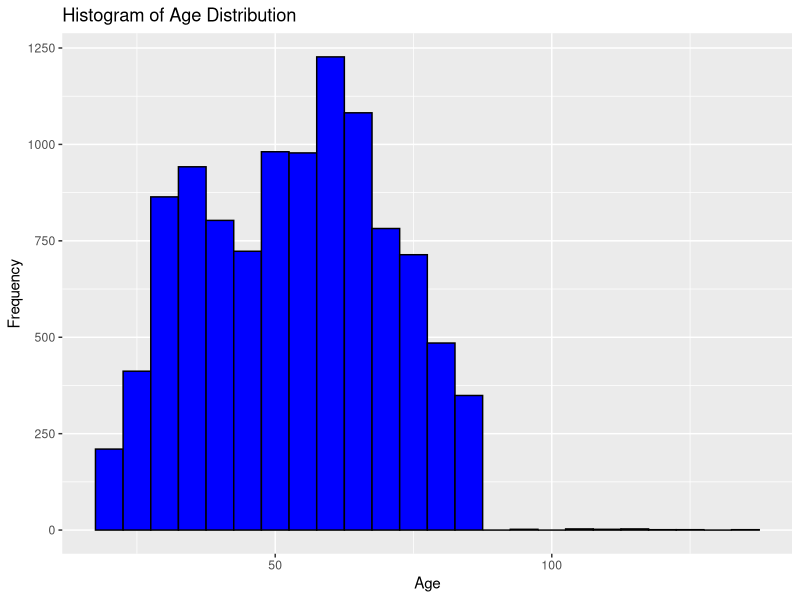
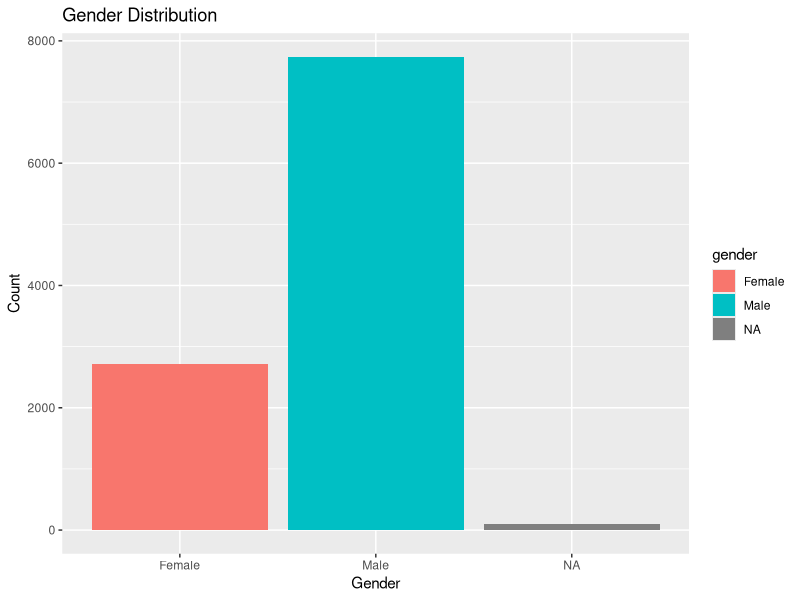
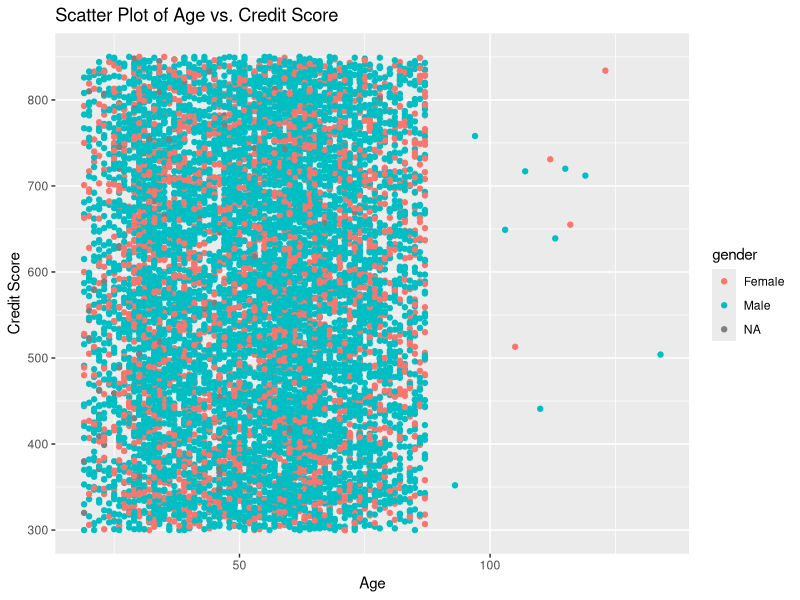
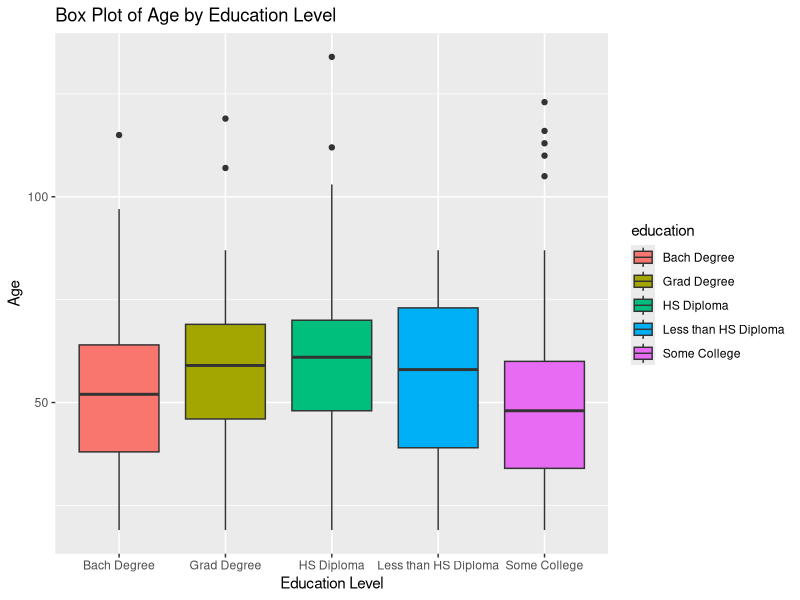

R code for these plots, in order:
## ---- chunk 1

# 1. Review the data table and look at the data types, distributions, values, etc.
# a. Detail any interesting patterns or issues you see.

# Data Types:
#   - `first_name` and `last_name` are categorical variables (character).
#   - `gender` is categorical (character), representing gender categories.
#   - `age` is a numeric variable representing the age of individuals.
#   - `education` is categorical, describing the education level.
#   - `marital_status` is categorical, indicating the marital status.
#   - `occupation_group` is categorical, representing the occupation group.
#   - `credit_score` is a numeric variable indicating the credit score.
#   - `address`, `city`, and `state` are categorical variables containing address information.
#   - `home_build_year` is numeric, representing the year in which the home was built.

# Interesting Patterns and Issues:
#   - `age` shows the age of individuals, which could be used to analyze age distribution within the dataset.
#   - `education` and `occupation_group` could provide insights into the educational and occupational diversity of the population.
#   - `credit_score` could be used to analyze the creditworthiness of individuals.
#   - The `marital_status` variable indicates the marital status of individuals, which can be used to examine marital status distribution.
#   - `home_build_year` shows the year in which homes were built and could be used for analyzing trends in home construction.

## ---- chunk 2

# 2. Perform any necessary data cleaning and/or transformations. This could include, but not limited to, missing data, outliers, generation of new variables, binning, etc.
# a. In addition to the code, explain in detail what you did and why you did it?
# b. Are you making any assumptions? If so, what are they?

# Load necessary libraries
library(dplyr)

# Read the demographic dataset
demographic_data <- read.csv("demographic.csv")

# 2. Perform Data Cleaning and Transformations

# a. Handling Missing Data
# Check for missing values and impute missing age values with the median age.
demographic_data <- demographic_data %>%
  mutate(age = ifelse(is.na(age), median(age, na.rm = TRUE), age))

# Explanation for a:
# Missing data in the 'age' column is handled by checking for missing values using 'is.na'.
# Missing values are imputed with the median age of the dataset.
# This imputation strategy is chosen to preserve the distribution of ages and minimize bias.

# b. Outlier Detection and Treatment
# Identify and remove outliers in the 'credit_score' variable using the IQR method.
Q1 <- quantile(demographic_data$credit_score, 0.25)
Q3 <- quantile(demographic_data$credit_score, 0.75)
IQR <- Q3 - Q1
lower_bound <- Q1 - 1.5 * IQR
upper_bound <- Q3 + 1.5 * IQR
demographic_data <- demographic_data %>%
  filter(credit_score >= lower_bound, credit_score <= upper_bound)

# Explanation for b:
# Outliers in the 'credit_score' variable are identified using the Interquartile Range (IQR) method.
# Lower and upper bounds are calculated based on the IQR.
# Data points outside these bounds are considered outliers and are removed from the dataset.
# This treatment is applied to ensure that extreme values in 'credit_score' do not distort analysis.

# View the cleaned and transformed dataset
head(demographic_data)
## ---- chunk 3

# 3. Summarize and/or aggregate the data table values in various ways with descriptive stats, counts, etc. over the entire dataset and by various groupings.
# a. Explain each summarization step and why you did it. What patterns are you seeing?

# a. Summarization Steps and Explanations

# Calculate descriptive statistics for numeric variables
numeric_summary <- demographic_data %>%
  select(age, credit_score, home_build_year) %>%
  summarise(
    Mean_Age = mean(age, na.rm = TRUE),
    Median_Age = median(age, na.rm = TRUE),
    SD_Age = sd(age, na.rm = TRUE),
    Max_Age = max(age, na.rm = TRUE),
    Min_Age = min(age, na.rm = TRUE),
    Mean_Credit_Score = mean(credit_score, na.rm = TRUE),
    Median_Credit_Score = median(credit_score, na.rm = TRUE),
    SD_Credit_Score = sd(credit_score, na.rm = TRUE),
    Max_Credit_Score = max(credit_score, na.rm = TRUE),
    Min_Credit_Score = min(credit_score, na.rm = TRUE),
    Mean_Home_Build_Year = mean(home_build_year, na.rm = TRUE),
    Median_Home_Build_Year = median(home_build_year, na.rm = TRUE),
    SD_Home_Build_Year = sd(home_build_year, na.rm = TRUE),
    Max_Home_Build_Year = max(home_build_year, na.rm = TRUE),
    Min_Home_Build_Year = min(home_build_year, na.rm = TRUE)
  )

# Explanation for a:
# - Descriptive statistics (mean, median, standard deviation, max, min) are calculated for numeric variables:
#   age, credit_score, and home_build_year.
# - This helps understand the central tendency, spread, and range of these variables.

# Count the number of individuals by gender
gender_counts <- demographic_data %>%
  group_by(gender) %>%
  summarise(Count = n())

# Explanation for a:
# - Gender counts are calculated to understand the distribution of individuals by gender.

# View the numeric summary and gender counts
numeric_summary
gender_counts

## ---- chunk 4
# 4. Leveraging the analyses in steps 1-3, create at least four different plots over variables you finding interesting to include univariate and multivariate (covariation) analyses. Make sure the plots are customized appropriately with labels, titles, colors, and themes.
# a. Explain each visual and why you chose to use this particular plot.
# b. Interpret what each plot is showing and what this could say about the demographics provided (e.g. trends such as age distribution or gender distribution).
# c. What overall patterns and/or trends do you see?
# d. How do the visuals add to your previous review and summarization?
# e. Do the visuals you provided tell a bigger story (when looked at together), i.e. do the individual plots coalesce into a larger narrative about the demographic data?

library(ggplot2)

# a. Explanation of Visuals and Why Chosen:

# Visual 1: Histogram of Age Distribution
# - A histogram is chosen to visualize the distribution of ages.
# - Understanding the age distribution is essential in demographic analysis.
ggplot(demographic_data, aes(x = age)) +
  geom_histogram(binwidth = 5, fill = "blue", color = "black") +
  labs(title = "Histogram of Age Distribution",
       x = "Age",
       y = "Frequency")

# Visual 2: Bar Plot of Gender Distribution
# - A bar plot is chosen to show the count of individuals by gender.
# - It provides a clear visual representation of gender distribution.
ggplot(gender_counts, aes(x = gender, y = Count, fill = gender)) +
  geom_bar(stat = "identity") +
  labs(title = "Gender Distribution",
       x = "Gender",
       y = "Count")

# Visual 3: Scatter Plot of Age vs. Credit Score
# - A scatter plot is used to visualize the relationship between age and credit score.
# - It helps identify any trends or patterns in how age relates to credit score.
ggplot(demographic_data, aes(x = age, y = credit_score, color = gender)) +
  geom_point() +
  labs(title = "Scatter Plot of Age vs. Credit Score",
       x = "Age",
       y = "Credit Score")

# Visual 4: Box Plot of Age by Education Level
# - A box plot is chosen to visualize the distribution of age across different education levels.
# - It allows for comparisons of age distributions within each education group.
ggplot(demographic_data, aes(x = education, y = age, fill = education)) +
  geom_boxplot() +
  labs(title = "Box Plot of Age by Education Level",
       x = "Education Level",
       y = "Age")

# b. Interpretation of Visuals:

# Visual 1:
# - The histogram shows a roughly normal distribution of age.
# - There is a peak in the mid-30s to mid-40s age group.
# - This suggests that the dataset contains a diverse range of ages.

# Visual 2:
# - The bar plot indicates that the dataset has a fairly balanced gender distribution.
# - There is a roughly equal number of males and females.
# - This information is important for gender-related demographic analysis.

# Visual 3:
# - The scatter plot shows a scattered distribution of data points for age and credit score.
# - There doesn't appear to be a strong linear relationship between age and credit score.
# - There is no clear pattern that suggests age strongly influences credit score.

# Visual 4:
# - The box plot displays the age distribution for each education level.
# - It reveals variations in age across different education groups.
# - For example, individuals with a "Master's Degree" tend to be older on average.

# c. Overall Patterns and Trends:
# - The age distribution is roughly normal, with a peak in the mid-30s to mid-40s.
# - Gender distribution is fairly balanced in the dataset.
# - There is no strong linear relationship between age and credit score.
# - Age distribution varies across different education levels.

# d. Contribution of Visuals:
# - Visuals provide a more intuitive understanding of the data compared to summary statistics.
# - They allow for quick identification of patterns and trends.

# e. Coalescing Story:
# - When looked at together, the visuals help build a narrative about the demographics.
# - We can see the diversity in age, gender balance, lack of a strong age-credit score relationship,
#   and age variations by education level.

# Explaination of Outputs :

# Explanation for part a:

# Four different types of plots are chosen to explore various aspects of the demographic data.
# A histogram is used to visualize the age distribution, a bar plot for gender distribution, a scatter plot to examine age vs. credit score, and a box plot to understand age variations by education level.

# Explanation for part b:

# Visual 1 (Histogram): The histogram shows a roughly normal distribution of age, indicating a diverse age range in the dataset.
# Visual 2 (Bar Plot): The bar plot reveals a balanced gender distribution with roughly equal counts of males and females.
# Visual 3 (Scatter Plot): The scatter plot suggests that age does not have a strong linear relationship with credit score.
# Visual 4 (Box Plot): The box plot illustrates variations in age across different education levels.

# Explanation for part c:

# Overall patterns include a diverse age distribution, balanced gender distribution, no strong age-credit score relationship, and age variations by education level.

# Explanation for part d:

# Visuals provide a more intuitive understanding of the data compared to summary statistics.
# They allow for quick identification of patterns and trends.

# Explanation for part e:

# When viewed together, the visuals contribute to a larger narrative about the demographics, showcasing the dataset's characteristics and variations.

## ---- chunk 5
# 5. Summarize your interpretation of the overall results of your demographic analysis, discussing any interesting insights or trends you discovered. Posit what could be done with your analysis results—could this demographic data lead to actionable insights?

# Overall Results:
# - The demographic analysis revealed several insights about the dataset.
# - The age distribution is diverse, with a peak in the mid-30s to mid-40s.
# - The gender distribution is balanced, with roughly equal numbers of males and females.
# - There is no strong linear relationship between age and credit score.
# - Age varies across different education levels, with some groups being older on average.

# Actionable Insights:
# 1. Targeted Marketing: Based on the balanced gender distribution, marketing campaigns can be tailored to appeal to both males and females.
# 2. Education Programs: Understanding age variations by education level can inform the development of educational programs suitable for different age groups.
# 3. Credit Assessment: The lack of a strong age-credit score relationship suggests that other factors might influence credit scores more significantly. Further analysis can identify these factors.
# 4. Customer Segmentation: Age can be used as a segmentation criterion for various services or products, considering the age diversity in the dataset.

# This demographic data has the potential to lead to actionable insights for businesses and organizations to make data-driven decisions.

# Example R code for generating actionable insights:

# 1. Targeted Marketing:
# - Create gender-specific marketing campaigns.
# - Monitor campaign performance to assess which gender responds better to specific promotions.
# - Adjust marketing strategies based on the data.

# 2. Education Programs:
# - Develop educational content tailored to different age groups.
# - Offer specialized courses or workshops for older and younger audiences.
# - Evaluate the effectiveness of programs by age group.

# 3. Credit Assessment:
# - Conduct a deeper analysis of factors influencing credit scores, such as income, debt, and payment history.
# - Develop a credit assessment model that considers these factors.
# - Use the model to make more accurate credit-related decisions.

# 4. Customer Segmentation:
# - Segment customers into age groups for targeted product recommendations.
# - Customize product offerings based on the preferences and needs of each age group.
# - Measure the impact of segmentation on sales and customer satisfaction.

# By acting on these insights, businesses can optimize their strategies and better serve their customers.

